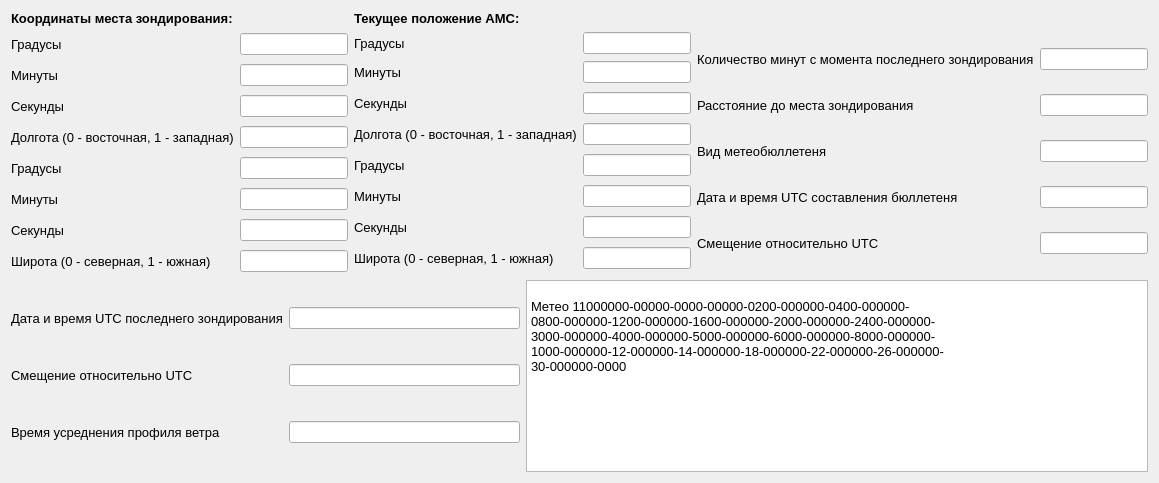
                <widget class="QWidget" name="page_meteo11_approximate">
                 <layout class="QGridLayout" name="gridLayout_approximate">
                  <item row="2" column="2" colspan="2">
                   <widget class="QTextEdit" name="textEdit_meteo11_updated">
                    <property name="enabled">
                     <bool>true</bool>
                    </property>
                    <property name="minimumSize">
                     <size>
                      <width>0</width>
                      <height>0</height>
                     </size>
                    </property>
                    <property name="readOnly">
                     <bool>true</bool>
                    </property>
                    <property name="html">
                     <string>&lt;!DOCTYPE HTML PUBLIC &quot;-//W3C//DTD HTML 4.0//EN&quot; &quot;http://www.w3.org/TR/REC-html40/strict.dtd&quot;&gt;
&lt;html&gt;&lt;head&gt;&lt;meta name=&quot;qrichtext&quot; content=&quot;1&quot; /&gt;&lt;meta charset=&quot;utf-8&quot; /&gt;&lt;style type=&quot;text/css&quot;&gt;
p, li { white-space: pre-wrap; }
hr { height: 1px; border-width: 0; }
li.unchecked::marker { content: &quot;\2610&quot;; }
li.checked::marker { content: &quot;\2612&quot;; }
&lt;/style&gt;&lt;/head&gt;&lt;body style=&quot; font-family:'Sans Serif'; font-size:9pt; font-weight:400; font-style:normal;&quot;&gt;
&lt;p style=&quot; margin-top:0px; margin-bottom:0px; margin-left:0px; margin-right:0px; -qt-block-indent:0; text-indent:0px;&quot;&gt;&lt;span style=&quot; font-family:'Segoe UI','Tahoma';&quot;&gt;         &lt;/span&gt;&lt;/p&gt;
&lt;p align=&quot;justify&quot; style=&quot; margin-top:0px; margin-bottom:0px; margin-left:0px; margin-right:0px; -qt-block-indent:0; text-indent:0px;&quot;&gt;&lt;span style=&quot; font-family:'Tahoma'; font-size:10pt;&quot;&gt;Метео 11000000-00000-0000-00000-0200-000000-0400-000000-&lt;/span&gt;&lt;span style=&quot; font-family:'Segoe UI','Tahoma';&quot;&gt;         &lt;/span&gt;&lt;/p&gt;
&lt;p align=&quot;justify&quot; style=&quot; margin-top:0px; margin-bottom:0px; margin-left:0px; margin-right:0px; -qt-block-indent:0; text-indent:0px;&quot;&gt;&lt;span style=&quot; font-family:'Tahoma'; font-size:10pt;&quot;&gt;0800-000000-1200-000000-1600-000000-2000-000000-2400-000000-&lt;/span&gt;&lt;span style=&quot; font-family:'Segoe UI','Tahoma';&quot;&gt;         &lt;/span&gt;&lt;/p&gt;
&lt;p align=&quot;justify&quot; style=&quot; margin-top:0px; margin-bottom:0px; margin-left:0px; margin-right:0px; -qt-block-indent:0; text-indent:0px;&quot;&gt;&lt;span style=&quot; font-family:'Tahoma'; font-size:10pt;&quot;&gt;3000-000000-4000-000000-5000-000000-6000-000000-8000-000000-&lt;/span&gt;&lt;span style=&quot; font-family:'Segoe UI','Tahoma';&quot;&gt;         &lt;/span&gt;&lt;/p&gt;
&lt;p align=&quot;justify&quot; style=&quot; margin-top:0px; margin-bottom:0px; margin-left:0px; margin-right:0px; -qt-block-indent:0; text-indent:0px;&quot;&gt;&lt;span style=&quot; font-family:'Tahoma'; font-size:10pt;&quot;&gt;1000-000000-12-000000-14-000000-18-000000-22-000000-26-000000-&lt;/span&gt;&lt;span style=&quot; font-family:'Segoe UI','Tahoma';&quot;&gt;         &lt;/span&gt;&lt;/p&gt;
&lt;p align=&quot;justify&quot; style=&quot; margin-top:0px; margin-bottom:0px; margin-left:0px; margin-right:0px; -qt-block-indent:0; text-indent:0px;&quot;&gt;&lt;span style=&quot; font-family:'Tahoma'; font-size:10pt;&quot;&gt;30-000000-0000&lt;/span&gt;&lt;/p&gt;&lt;/body&gt;&lt;/html&gt;</string>
                    </property>
                   </widget>
                  </item>
                  <item row="1" column="1" colspan="2">
                   <layout class="QGridLayout" name="gridLayout_ams_coords">
                    <property name="verticalSpacing">
                     <number>6</number>
                    </property>
                    <item row="0" column="0">
                     <widget class="QLabel" name="label_amsDegrees1">
                      <property name="font">
                       <font>
                        <pointsize>10</pointsize>
                       </font>
                      </property>
                      <property name="text">
                       <string>Градусы</string>
                      </property>
                     </widget>
                    </item>
                    <item row="0" column="1">
                     <widget class="QLineEdit" name="lineEdit_AMSDegrees1">
                      <property name="readOnly">
                       <bool>true</bool>
                      </property>
                     </widget>
                    </item>
                    <item row="1" column="0">
                     <widget class="QLabel" name="label_amsMinutes1">
                      <property name="minimumSize">
                       <size>
                        <width>0</width>
                        <height>25</height>
                       </size>
                      </property>
                      <property name="font">
                       <font>
                        <pointsize>10</pointsize>
                       </font>
                      </property>
                      <property name="text">
                       <string>Минуты</string>
                      </property>
                     </widget>
                    </item>
                    <item row="1" column="1">
                     <widget class="QLineEdit" name="lineEdit_AMSMinutes1">
                      <property name="readOnly">
                       <bool>true</bool>
                      </property>
                     </widget>
                    </item>
                    <item row="2" column="0">
                     <widget class="QLabel" name="label_amsSeconds1">
                      <property name="minimumSize">
                       <size>
                        <width>0</width>
                        <height>25</height>
                       </size>
                      </property>
                      <property name="font">
                       <font>
                        <pointsize>10</pointsize>
                       </font>
                      </property>
                      <property name="text">
                       <string>Секунды</string>
                      </property>
                     </widget>
                    </item>
                    <item row="2" column="1">
                     <widget class="QLineEdit" name="lineEdit_AMSSeconds1">
                      <property name="readOnly">
                       <bool>true</bool>
                      </property>
                     </widget>
                    </item>
                    <item row="3" column="0">
                     <widget class="QLabel" name="label_amsLongitude">
                      <property name="minimumSize">
                       <size>
                        <width>0</width>
                        <height>25</height>
                       </size>
                      </property>
                      <property name="font">
                       <font>
                        <pointsize>10</pointsize>
                       </font>
                      </property>
                      <property name="text">
                       <string>Долгота (0 - восточная, 1 - западная)</string>
                      </property>
                     </widget>
                    </item>
                    <item row="3" column="1">
                     <widget class="QLineEdit" name="lineEdit_AMSLongtitude">
                      <property name="readOnly">
                       <bool>true</bool>
                      </property>
                     </widget>
                    </item>
                    <item row="4" column="0">
                     <widget class="QLabel" name="label_amsDegrees2">
                      <property name="minimumSize">
                       <size>
                        <width>0</width>
                        <height>25</height>
                       </size>
                      </property>
                      <property name="font">
                       <font>
                        <pointsize>10</pointsize>
                       </font>
                      </property>
                      <property name="text">
                       <string>Градусы</string>
                      </property>
                     </widget>
                    </item>
                    <item row="4" column="1">
                     <widget class="QLineEdit" name="lineEdit_AMSDegrees2">
                      <property name="readOnly">
                       <bool>true</bool>
                      </property>
                     </widget>
                    </item>
                    <item row="5" column="0">
                     <widget class="QLabel" name="label_amsMinutes2">
                      <property name="minimumSize">
                       <size>
                        <width>0</width>
                        <height>25</height>
                       </size>
                      </property>
                      <property name="font">
                       <font>
                        <pointsize>10</pointsize>
                       </font>
                      </property>
                      <property name="text">
                       <string>Минуты</string>
                      </property>
                     </widget>
                    </item>
                    <item row="5" column="1">
                     <widget class="QLineEdit" name="lineEdit_AMSMinutes2">
                      <property name="readOnly">
                       <bool>true</bool>
                      </property>
                     </widget>
                    </item>
                    <item row="6" column="0">
                     <widget class="QLabel" name="label_amsSeconds2">
                      <property name="minimumSize">
                       <size>
                        <width>0</width>
                        <height>25</height>
                       </size>
                      </property>
                      <property name="font">
                       <font>
                        <pointsize>10</pointsize>
                       </font>
                      </property>
                      <property name="text">
                       <string>Секунды</string>
                      </property>
                     </widget>
                    </item>
                    <item row="6" column="1">
                     <widget class="QLineEdit" name="lineEdit_AMSSeconds2">
                      <property name="readOnly">
                       <bool>true</bool>
                      </property>
                     </widget>
                    </item>
                    <item row="7" column="0">
                     <widget class="QLabel" name="label_amsLatitude">
                      <property name="minimumSize">
                       <size>
                        <width>0</width>
                        <height>25</height>
                       </size>
                      </property>
                      <property name="font">
                       <font>
                        <pointsize>10</pointsize>
                       </font>
                      </property>
                      <property name="text">
                       <string>Широта (0 - северная, 1 - южная)</string>
                      </property>
                     </widget>
                    </item>
                    <item row="7" column="1">
                     <widget class="QLineEdit" name="lineEdit_AMSLatitude">
                      <property name="readOnly">
                       <bool>true</bool>
                      </property>
                     </widget>
                    </item>
                   </layout>
                  </item>
                  <item row="0" column="1" colspan="2">
                   <widget class="QLabel" name="label_ams_title">
                    <property name="font">
                     <font>
                      <pointsize>10</pointsize>
                      <bold>true</bold>
                     </font>
                    </property>
                    <property name="text">
                     <string>Текущее положение АМС:</string>
                    </property>
                   </widget>
                  </item>
                  <item row="1" column="3">
                   <layout class="QGridLayout" name="gridLayout_ams_info">
                    <property name="verticalSpacing">
                     <number>6</number>
                    </property>
                    <item row="0" column="0">
                     <widget class="QLabel" name="label_minutesFromProbe">
                      <property name="minimumSize">
                       <size>
                        <width>0</width>
                        <height>25</height>
                       </size>
                      </property>
                      <property name="font">
                       <font>
                        <pointsize>10</pointsize>
                       </font>
                      </property>
                      <property name="text">
                       <string>Количество минут с момента последнего зондирования</string>
                      </property>
                     </widget>
                    </item>
                    <item row="0" column="1">
                     <widget class="QLineEdit" name="lineEdit_AMSMinutesFromProbe">
                      <property name="readOnly">
                       <bool>true</bool>
                      </property>
                     </widget>
                    </item>
                    <item row="1" column="0">
                     <widget class="QLabel" name="label_probeDistance">
                      <property name="minimumSize">
                       <size>
                        <width>0</width>
                        <height>25</height>
                       </size>
                      </property>
                      <property name="font">
                       <font>
                        <pointsize>10</pointsize>
                       </font>
                      </property>
                      <property name="text">
                       <string>Расстояние до места зондирования</string>
                      </property>
                     </widget>
                    </item>
                    <item row="1" column="1">
                     <widget class="QLineEdit" name="lineEdit_ProbeDistance">
                      <property name="readOnly">
                       <bool>true</bool>
                      </property>
                     </widget>
                    </item>
                    <item row="2" column="0">
                     <widget class="QLabel" name="label_bulletinType">
                      <property name="minimumSize">
                       <size>
                        <width>0</width>
                        <height>25</height>
                       </size>
                      </property>
                      <property name="font">
                       <font>
                        <pointsize>10</pointsize>
                       </font>
                      </property>
                      <property name="text">
                       <string>Вид метеобюллетеня</string>
                      </property>
                     </widget>
                    </item>
                    <item row="2" column="1">
                     <widget class="QLineEdit" name="lineEdit_AMSTypeBl">
                      <property name="readOnly">
                       <bool>true</bool>
                      </property>
                     </widget>
                    </item>
                    <item row="3" column="0">
                     <widget class="QLabel" name="label_bulletinDate">
                      <property name="minimumSize">
                       <size>
                        <width>0</width>
                        <height>25</height>
                       </size>
                      </property>
                      <property name="font">
                       <font>
                        <pointsize>10</pointsize>
                       </font>
                      </property>
                      <property name="text">
                       <string>Дата и время UTC составления бюллетеня</string>
                      </property>
                     </widget>
                    </item>
                    <item row="3" column="1">
                     <widget class="QLineEdit" name="lineEdit_AMSDateBl">
                      <property name="readOnly">
                       <bool>true</bool>
                      </property>
                     </widget>
                    </item>
                    <item row="4" column="0">
                     <widget class="QLabel" name="label_amsBias">
                      <property name="minimumSize">
                       <size>
                        <width>0</width>
                        <height>25</height>
                       </size>
                      </property>
                      <property name="font">
                       <font>
                        <pointsize>10</pointsize>
                       </font>
                      </property>
                      <property name="text">
                       <string>Смещение относительно UTC</string>
                      </property>
                     </widget>
                    </item>
                    <item row="4" column="1">
                     <widget class="QLineEdit" name="lineEdit_AMSBias">
                      <property name="readOnly">
                       <bool>true</bool>
                      </property>
                     </widget>
                    </item>
                   </layout>
                  </item>
                  <item row="2" column="0" colspan="2">
                   <layout class="QGridLayout" name="gridLayout_probe_info">
                    <property name="verticalSpacing">
                     <number>6</number>
                    </property>
                    <item row="0" column="0">
                     <widget class="QLabel" name="label_lastProbeDate">
                      <property name="minimumSize">
                       <size>
                        <width>0</width>
                        <height>25</height>
                       </size>
                      </property>
                      <property name="font">
                       <font>
                        <family>Tahoma</family>
                        <pointsize>10</pointsize>
                       </font>
                      </property>
                      <property name="text">
                       <string>Дата и время UTC последнего зондирования</string>
                      </property>
                     </widget>
                    </item>
                    <item row="0" column="1">
                     <widget class="QLineEdit" name="lineEdit_DateLastUTC">
                      <property name="readOnly">
                       <bool>true</bool>
                      </property>
                     </widget>
                    </item>
                    <item row="1" column="0">
                     <widget class="QLabel" name="label_biasUTC">
                      <property name="minimumSize">
                       <size>
                        <width>0</width>
                        <height>25</height>
                       </size>
                      </property>
                      <property name="font">
                       <font>
                        <family>Tahoma</family>
                        <pointsize>10</pointsize>
                       </font>
                      </property>
                      <property name="text">
                       <string>Смещение относительно UTC</string>
                      </property>
                     </widget>
                    </item>
                    <item row="1" column="1">
                     <widget class="QLineEdit" name="lineEdit_BiasUTC">
                      <property name="readOnly">
                       <bool>true</bool>
                      </property>
                     </widget>
                    </item>
                    <item row="2" column="0">
                     <widget class="QLabel" name="label_avgTime">
                      <property name="minimumSize">
                       <size>
                        <width>0</width>
                        <height>25</height>
                       </size>
                      </property>
                      <property name="font">
                       <font>
                        <family>Tahoma</family>
                        <pointsize>10</pointsize>
                       </font>
                      </property>
                      <property name="text">
                       <string>Время усреднения профиля ветра</string>
                      </property>
                     </widget>
                    </item>
                    <item row="2" column="1">
                     <widget class="QLineEdit" name="lineEdit_avgTime">
                      <property name="readOnly">
                       <bool>true</bool>
                      </property>
                     </widget>
                    </item>
                   </layout>
                  </item>
                  <item row="1" column="0">
                   <layout class="QGridLayout" name="gridLayout_probe_coords">
                    <property name="verticalSpacing">
                     <number>6</number>
                    </property>
                    <item row="0" column="0">
                     <widget class="QLabel" name="label_probeDegrees1">
                      <property name="minimumSize">
                       <size>
                        <width>0</width>
                        <height>25</height>
                       </size>
                      </property>
                      <property name="font">
                       <font>
                        <pointsize>10</pointsize>
                       </font>
                      </property>
                      <property name="text">
                       <string>Градусы</string>
                      </property>
                     </widget>
                    </item>
                    <item row="0" column="1">
                     <widget class="QLineEdit" name="lineEdit_probeDegrees1">
                      <property name="readOnly">
                       <bool>true</bool>
                      </property>
                     </widget>
                    </item>
                    <item row="1" column="0">
                     <widget class="QLabel" name="label_probeMinutes1">
                      <property name="minimumSize">
                       <size>
                        <width>0</width>
                        <height>25</height>
                       </size>
                      </property>
                      <property name="font">
                       <font>
                        <pointsize>10</pointsize>
                       </font>
                      </property>
                      <property name="text">
                       <string>Минуты</string>
                      </property>
                     </widget>
                    </item>
                    <item row="1" column="1">
                     <widget class="QLineEdit" name="lineEdit_probeMinutes1">
                      <property name="readOnly">
                       <bool>true</bool>
                      </property>
                     </widget>
                    </item>
                    <item row="2" column="0">
                     <widget class="QLabel" name="label_probeSeconds1">
                      <property name="minimumSize">
                       <size>
                        <width>0</width>
                        <height>25</height>
                       </size>
                      </property>
                      <property name="font">
                       <font>
                        <pointsize>10</pointsize>
                       </font>
                      </property>
                      <property name="text">
                       <string>Секунды</string>
                      </property>
                     </widget>
                    </item>
                    <item row="2" column="1">
                     <widget class="QLineEdit" name="lineEdit_probeSeconds1">
                      <property name="readOnly">
                       <bool>true</bool>
                      </property>
                     </widget>
                    </item>
                    <item row="3" column="0">
                     <widget class="QLabel" name="label_probeLongitude">
                      <property name="minimumSize">
                       <size>
                        <width>0</width>
                        <height>25</height>
                       </size>
                      </property>
                      <property name="font">
                       <font>
                        <pointsize>10</pointsize>
                       </font>
                      </property>
                      <property name="text">
                       <string>Долгота (0 - восточная, 1 - западная)</string>
                      </property>
                     </widget>
                    </item>
                    <item row="3" column="1">
                     <widget class="QLineEdit" name="lineEdit_probeLongtitude">
                      <property name="readOnly">
                       <bool>true</bool>
                      </property>
                     </widget>
                    </item>
                    <item row="4" column="0">
                     <widget class="QLabel" name="label_probeDegrees2">
                      <property name="minimumSize">
                       <size>
                        <width>0</width>
                        <height>25</height>
                       </size>
                      </property>
                      <property name="font">
                       <font>
                        <pointsize>10</pointsize>
                       </font>
                      </property>
                      <property name="text">
                       <string>Градусы</string>
                      </property>
                     </widget>
                    </item>
                    <item row="4" column="1">
                     <widget class="QLineEdit" name="lineEdit_probeDegrees2">
                      <property name="readOnly">
                       <bool>true</bool>
                      </property>
                     </widget>
                    </item>
                    <item row="5" column="0">
                     <widget class="QLabel" name="label_probeMinutes2">
                      <property name="minimumSize">
                       <size>
                        <width>0</width>
                        <height>25</height>
                       </size>
                      </property>
                      <property name="font">
                       <font>
                        <pointsize>10</pointsize>
                       </font>
                      </property>
                      <property name="text">
                       <string>Минуты</string>
                      </property>
                     </widget>
                    </item>
                    <item row="5" column="1">
                     <widget class="QLineEdit" name="lineEdit_probeMinutes2">
                      <property name="readOnly">
                       <bool>true</bool>
                      </property>
                     </widget>
                    </item>
                    <item row="6" column="0">
                     <widget class="QLabel" name="label_probeSeconds2">
                      <property name="minimumSize">
                       <size>
                        <width>0</width>
                        <height>25</height>
                       </size>
                      </property>
                      <property name="font">
                       <font>
                        <pointsize>10</pointsize>
                       </font>
                      </property>
                      <property name="text">
                       <string>Секунды</string>
                      </property>
                     </widget>
                    </item>
                    <item row="6" column="1">
                     <widget class="QLineEdit" name="lineEdit_probeSeconds2">
                      <property name="readOnly">
                       <bool>true</bool>
                      </property>
                     </widget>
                    </item>
                    <item row="7" column="0">
                     <widget class="QLabel" name="label_probeLatitude">
                      <property name="minimumSize">
                       <size>
                        <width>0</width>
                        <height>25</height>
                       </size>
                      </property>
                      <property name="font">
                       <font>
                        <pointsize>10</pointsize>
                       </font>
                      </property>
                      <property name="text">
                       <string>Широта (0 - северная, 1 - южная)</string>
                      </property>
                     </widget>
                    </item>
                    <item row="7" column="1">
                     <widget class="QLineEdit" name="lineEdit_probeLatitude">
                      <property name="readOnly">
                       <bool>true</bool>
                      </property>
                     </widget>
                    </item>
                   </layout>
                  </item>
                  <item row="0" column="0">
                   <widget class="QLabel" name="label_probe_title">
                    <property name="font">
                     <font>
                      <pointsize>10</pointsize>
                      <bold>true</bold>
                     </font>
                    </property>
                    <property name="text">
                     <string>Координаты места зондирования:</string>
                    </property>
                   </widget>
                  </item>
                 </layout>
                </widget>
